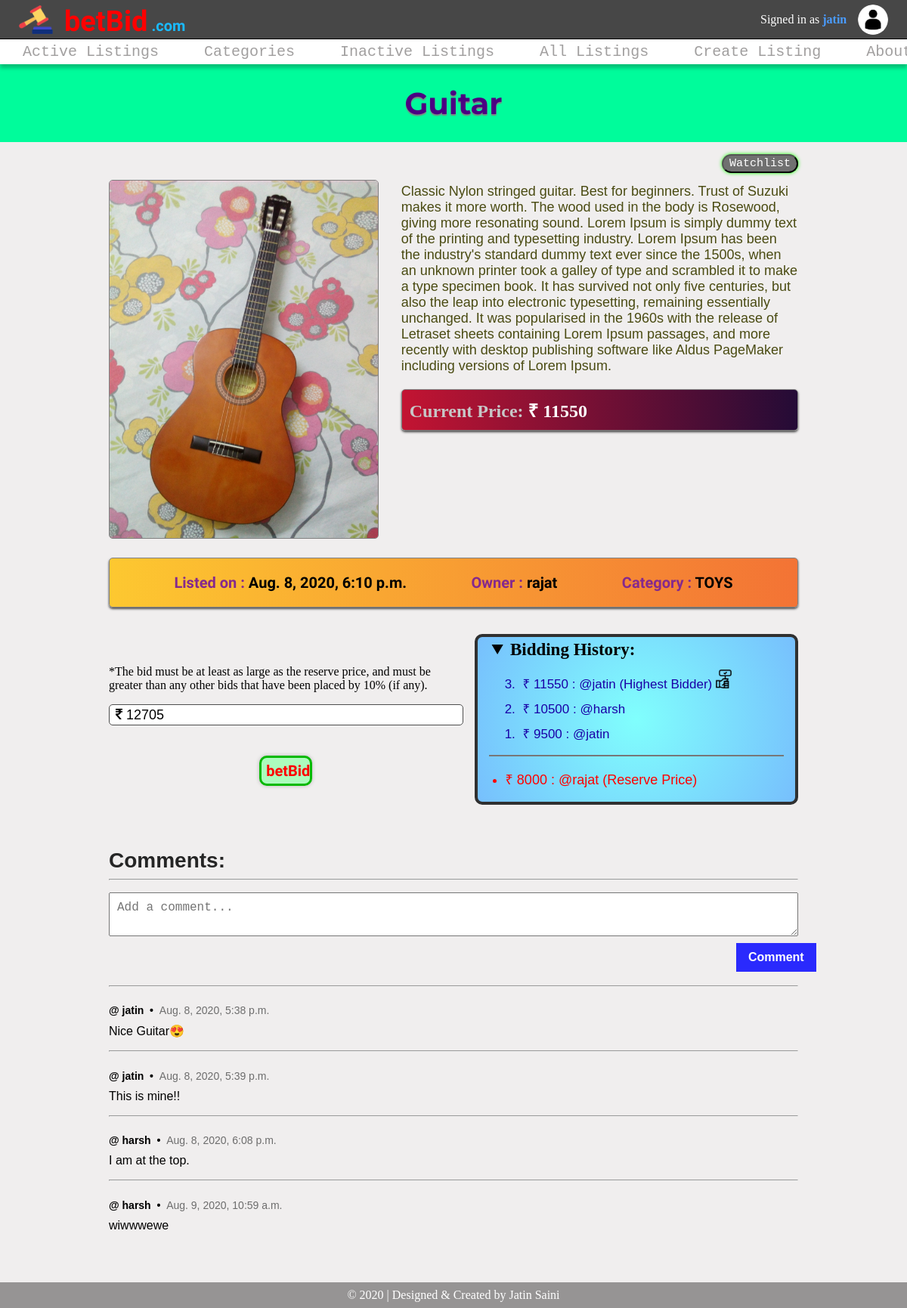
/item/3 (signed in), run on the app's committed database.
### auctions/models.py (models this page shows, shortened)
class User(AbstractUser):
    user_watchlist = models.ManyToManyField(ListItem, blank=True, related_name="watchlist")

class ListItem(models.Model):
    CATEGORIES = [
        ('Fashion', 'Fashion'),
        ('Toys', 'Toys'),
        ('Electronics', 'Electronics'),
        ('Motor Vehicles', 'Motor Vehicles'),
        ('Furniture', 'Furniture'),
        ('Property', 'Property'),
        ('NONE', 'NONE')
    ]
    active = models.BooleanField()
    title = models.CharField(max_length=50)
    description = models.TextField(max_length=1000)
    reserve_price = models.PositiveIntegerField()
    current_price = models.PositiveIntegerField()
    image = models.ImageField(blank=True, null=True, upload_to = '%Y/%m/%d/')
    category = models.CharField(max_length=50, choices=CATEGORIES, default='NONE')
    creator = models.CharField(max_length=50)
    date = models.DateTimeField(auto_now=True)

class Bid(models.Model):
    bidder = models.ForeignKey(User, on_delete=models.CASCADE, related_name="person")              #one-to-many relationship
    item = models.ForeignKey(ListItem, on_delete=models.CASCADE, related_name="item")              #one-to-many relationship
    bid = models.PositiveIntegerField()

class Comment(models.Model):
    item = models.ForeignKey(ListItem, on_delete=models.CASCADE, related_name="listing")           #one-to-many relationship
    which_user = models.ForeignKey(User, on_delete=models.CASCADE, related_name="commenter")       #one-to-many relationship
    date = models.DateTimeField(auto_now=True)
    comment = models.TextField(max_length=500)

### auctions/views.py (the view, shortened to what this page needs)
# urls.py: path('item/<int:item_id>', views.item, name="item"),
def item(request, item_id):
    item = ListItem.objects.get(id = item_id)
    bids = item.item.all().order_by('-bid')
    comments = item.listing.all()
    watchlist_button = None
    color = None
    next_bid = None
    winner = bids.first()
    if winner:
        winner = winner.bidder.username
    if item.active:
        price_tag = "Current Price"
        style = None
    else:
        price_tag = "Sold at"
        style = "filter: blur(1px); opacity: 0.7;"
    if request.user.is_authenticated:
        temp = item.watchlist.filter(username = request.user)
        if temp :
            watchlist_button = "-"
            color = "#ff2020"
        else:
            watchlist_button = "+"
            color = "#15ff00"
        if bids:
            next_bid = int(item.current_price + item.current_price/10)
        else:
            next_bid = item.reserve_price
    return render(request, "auctions/item.html", {
        "item" : item,
        "button" : watchlist_button,
        "buttoncolor" : color,
        "nxt_bid" : next_bid,
        "bids" : bids,
        "price_tag" : price_tag,
        "style" : style,
        "winner" : winner,
        "comments" : comments
    })

### auctions/templates/auctions/item.html (shortened to what this page needs)
{% extends "auctions/layout.html" %}
{% load static %}
{% block body %}
<h1 class="heading">{{item.title}}</h1>
<main class="item" style="{{style}}" >
    {% if user.is_authenticated %}
        <div class="watchlist">
            <div class="watchlist_container">
                <form action="{% url 'item' item_id=item.id %}" method="GET">
                    <button  type="submit" name="watch" value="switch" class="female" style="box-shadow: 0px 0px 5px {{ buttoncolor }};">Watchlist</button>
                    <button  type="submit" name="watch" value="switch" class="male" style="background-color:{{ buttoncolor }};">{{ button }}</button>
                </form>
            </div>
        </div>
    {% endif %}
    <div class="template">
        {% if item.image %}
        <img src="{{ item.image.url }}" alt="{{item.title}}">
        {% else %}
        <img src="{% static 'auctions/images/noimage.png' %}" alt="Image not available">
        {% endif %}
        <div class="details">
            <p>{{item.description}}</p>
            <h2><span>{{price_tag}}:</span> ₹ {{item.current_price}}</h2>
        </div>
    </div>
    <div class="info">
        <h3><span>Listed on :</span> {{item.date}}</h3>
        <h5><span>Owner :</span> {{item.creator}}</h5>
        <h4><span>Category :</span> {{item.category.upper}}</h4>
    </div>
    <div class="bid">
        {% if item.active and user.is_authenticated %}
            {% if user.username != item.creator %}
            <form action="{% url 'bid' item_id=item.id %}" method="POST">
                <p>*The bid must be at least as large as the reserve price, and must be greater than any other bids that have been placed by 10% (if any).</p>
                <section>
                    <input type="number" name="bid" min="{{ nxt_bid }}" value="{{ nxt_bid }}" required>
                    <i class="fa fa-inr"></i>
                </section>
                <input id="bid_button" type="submit" value="betBid">
            </form>
            {% else %}
            <form action="{% url 'close' item_id=item.id %}" method="POST">
                {% csrf_token %}
                <button type="submit">Close Auction</button>
            </form>
            {% endif %}
        {% endif %}
            <div class="bid_history">
                <details open>
                    <summary>Bidding History:</summary>
                    <ol reversed>
                        {% for bid in bids %}
                        <li>₹ {{bid.bid}} : @{{bid.bidder}} {% if bid.bid == item.current_price %}(Highest Bidder) <img src="{% static 'auctions/images/highest-bid.png' %}">{% endif %}</li>
                        {% empty %}
                        <p> -- NO Bid Placed yet -- </p>
                        {% endfor %}
                    </ol>
                </details>
                <hr noshade>
                <ul>
                    <li>₹ {{item.reserve_price}} : @{{item.creator}} (Reserve Price)</li>
                </ul>
            </div>
    </div>
    <div class="comments">
        <h3>Comments:</h3>
        {% if item.active and user.is_authenticated %}
            <hr>
            <form action="{% url 'comment' item_id=item.id %}" method="post">
                <textarea name="comment" rows="2" placeholder="Add a comment..." maxlength="500" required ></textarea>
                <input type="submit" value="Comment">
            </form>
        {% endif %}
        <div class="comment_history">
        {% for comment in comments %}
            <hr>
            <h5>@ {{comment.which_user}}&nbsp; • &nbsp;<span>{{comment.date}}</span></h5>
            <p>{{comment.comment}}</p>
        {% empty %}
            <hr>
            <p>No comment yet.</p>
        {% endfor %}
        </div>
    </div>
</main>
{% endblock %}

### auctions/templates/auctions/layout.html (shortened to what this page needs)
{% load static %}
<!DOCTYPE html>
<html lang="en">
    <head>
        <link rel="stylesheet" href="https://cdnjs.cloudflare.com/ajax/libs/font-awesome/4.7.0/css/font-awesome.min.css">
        <link href="{% static 'auctions/styles.css' %}" rel="stylesheet">
    </head>
    <body>
        <nav class="titlebar">
            <img src="{% static 'auctions/images/favicon.png' %}" alt="">
            <h1>betBid<span> .com</span></h1>
            <div id="sign">
                {% if user.is_authenticated %}
                    <span>Signed in as <strong>{{ user.username }}</strong></span>
                    <div class="user">
                        <label for="btnControl">
                            <img src="{% static 'auctions/images/user.png' %}" title="{{ user.username }}">
                        </label>
                    </div>
                {% else %}
                    <a href="{% url 'register' %}"><button class="register">Register</button></a>
                    <a href="{% url 'login' %}"><button class="login">LogIn</button></a>
                {% endif %}
            </div>
        </nav>
        <nav class="navbar">
            <ul>
                <li><a href="{% url 'index' %}">Active Listings</a></li>
                <li><a href="{% url 'categories' %}">Categories</a></li>
                <li><a href="{% url 'inactive' %}">Inactive Listings</a></li>
                <li><a href="{% url 'all' %}">All Listings</a></li>
                <li><a href="{% url 'new' %}">Create Listing</a></li>
                <li><a href="{% url 'about' %}">About Us</a></li>
            </ul>
        </nav>
        {% block body %}
        {% endblock %}
        <footer>
            <p>&copy; 2020 | Designed &amp; Created by Jatin Saini</p>
        </footer>
    </body>
</html>

### data on the page
User: username "jatin"
ListItem: title "Guitar", image (picture), description "Classic Nylon stringed guitar. Best for beginners. Trust of Suzuki makes it more worth. The wood used in the body is Rosewood, giving more resonating sound. Lorem Ipsum is simply dummy text of the printing and typesetting industry. Lorem Ipsum has been the industry's standard dummy text ever since the 1500s, when an unknown printer took a galley of type and scrambled it to make a type specimen book. It has survived not only five centuries, but also the leap into electronic typesetting, remaining essentially unchanged. It was popularised in the 1960s with the release of Letraset sheets containing Lorem Ipsum passages, and more recently with desktop publishing software like Aldus PageMaker…", current_price "11550", date "Aug. 8, 2020, 6:10 p.m.", creator "rajat", category "TOYS", reserve_price "8000"
Bid: bid "11550", bidder "jatin"
Bid: bid "10500", bidder "harsh"
Bid: bid "9500", bidder "jatin"
Comment: which_user "jatin", date "Aug. 8, 2020, 5:38 p.m.", comment "Nice Guitar😍"
Comment: which_user "jatin", date "Aug. 8, 2020, 5:39 p.m.", comment "This is mine!!"
Comment: which_user "harsh", date "Aug. 8, 2020, 6:08 p.m.", comment "I am at the top."
Comment: which_user "harsh", date "Aug. 9, 2020, 10:59 a.m.", comment "wiwwwewe"

### other printed values
{{ price_tag }} "Current Price"
